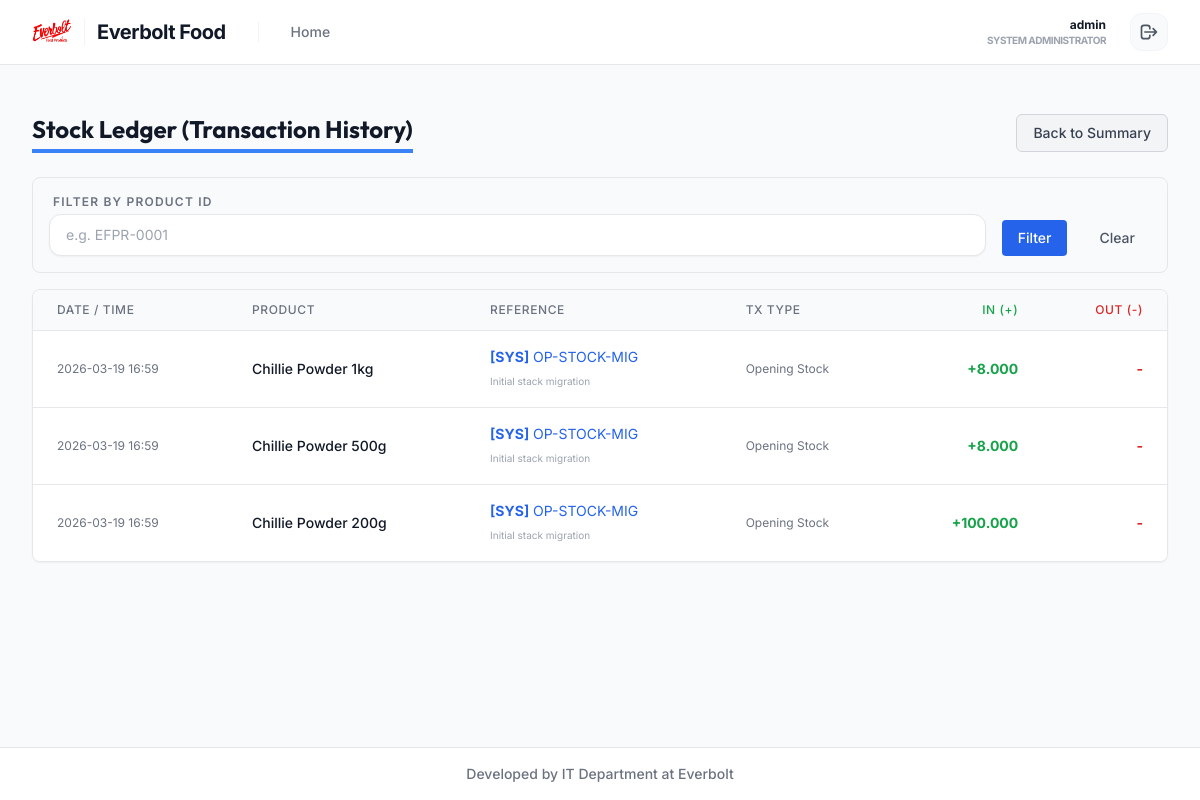
Page /inventory/stock-ledger/ (signed in) on the earlier database version.
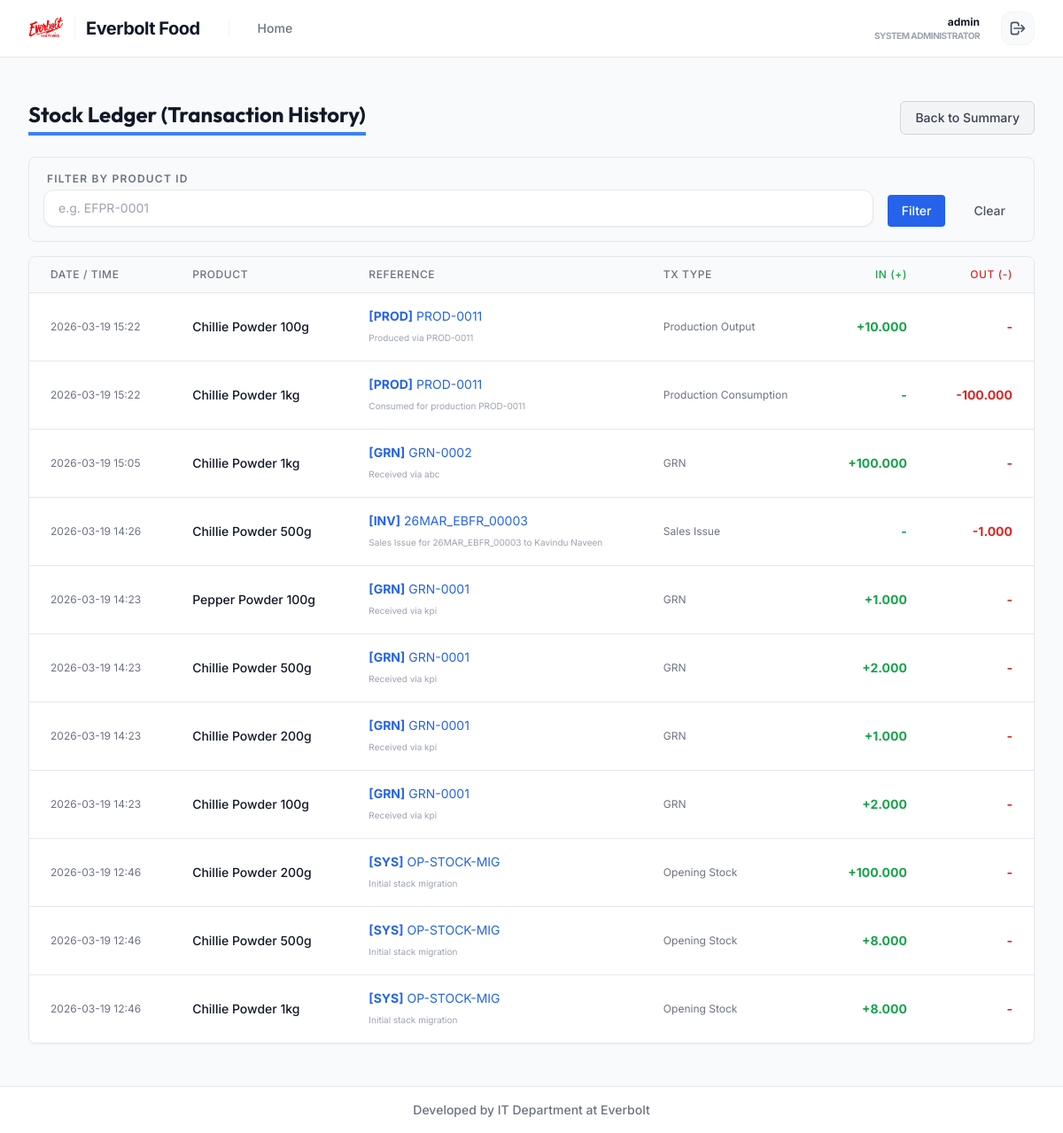
Same page on the later database version.
### users/models.py (models this page shows, shortened)
class User(AbstractUser):
    class Roles(models.TextChoices):
        ADMIN = 'ADMIN', 'Admin'
        SALES_OFFICER = 'SALES_OFFICER', 'Sales Officer'
    role = models.CharField(max_length=50, choices=Roles.choices, default=Roles.SALES_OFFICER)
    contact_number = models.CharField(max_length=20, blank=True, null=True)
    assigned_area = models.CharField(max_length=100, blank=True, null=True)

### inventory/models.py (models this page shows, shortened)
class StockLedger(models.Model):
    class TransactionTypes(models.TextChoices):
        OPENING = 'OPENING', 'Opening Stock'
        GRN = 'GRN', 'GRN'
        PROD_CONS = 'PROD_CONS', 'Production Consumption'
        PROD_OUT = 'PROD_OUT', 'Production Output'
        SALES_ISS = 'SALES_ISS', 'Sales Issue'
        SALES_RET = 'SALES_RET', 'Sales Return'
        PURC_RET = 'PURC_RET', 'Purchase Return'
        ADJ_POS = 'ADJ_POS', 'Stock Adjustment Positive'
        ADJ_NEG = 'ADJ_NEG', 'Stock Adjustment Negative'
    product = models.ForeignKey(Product, on_delete=models.CASCADE, related_name='ledger_entries')
    date = models.DateTimeField(auto_now_add=True)
    tx_type = models.CharField(max_length=20, choices=TransactionTypes.choices)
    qty_in = models.DecimalField(max_digits=12, decimal_places=3, default=0.000)
    qty_out = models.DecimalField(max_digits=12, decimal_places=3, default=0.000)
    reference_type = models.CharField(max_length=50) # e.g. 'GRN', 'PROD', 'INV', 'SYS'
    reference_id = models.IntegerField(null=True, blank=True)
    reference_number = models.CharField(max_length=100)
    remarks = models.CharField(max_length=255, blank=True, null=True)
    user = models.ForeignKey(settings.AUTH_USER_MODEL, on_delete=models.SET_NULL, null=True, blank=True)

class Product(models.Model):
    class UnitTypes(models.TextChoices):
        PCS = 'PCS', 'pcs'
        BOX = 'BOX', 'box'
        PACK = 'PACK', 'pack'
        KG = 'KG', 'kg'
        G = 'G', 'g'
        L = 'L', 'l'
        ML = 'ML', 'ml'
    class ProductTypes(models.TextChoices):
        MANUFACTURED = 'MANUFACTURED', 'Manufactured'
        REPACKED = 'REPACKED', 'Repacked'
        BLENDED = 'BLENDED', 'Blended'
        TRADING = 'TRADING', 'Trading'
        CONTRACTED = 'CONTRACTED', 'Contract Packed'
    class InventoryClasses(models.TextChoices):
        RAW = 'RAW', 'Raw Material'
        PACKAGING = 'PACKAGING', 'Packaging Material'
        FINISHED = 'FINISHED', 'Finished Good'
        SEMI_FINISHED = 'SEMI_FINISHED', 'Semi-Finished Good'
        CONSUMABLE = 'CONSUMABLE', 'Consumable'
    product_id = models.CharField(max_length=50, unique=True, blank=True)
    sku = models.CharField(max_length=50, unique=True, blank=True)
    name = models.CharField(max_length=200)
    brand = models.ForeignKey(Brand, on_delete=models.SET_NULL, null=True, blank=True)
    category = models.ForeignKey(Category, on_delete=models.SET_NULL, null=True, blank=True)
    packet_size = models.CharField(max_length=100, blank=True, null=True)
    stock_unit = models.CharField(max_length=20, choices=UnitTypes.choices, default=UnitTypes.PCS)
    selling_unit = models.CharField(max_length=20, choices=UnitTypes.choices, default=UnitTypes.PCS)
    inventory_class = models.CharField(max_length=50, choices=InventoryClasses.choices, default=InventoryClasses.FINISHED)
    product_type = models.CharField(max_length=50, choices=ProductTypes.choices, default=ProductTypes.MANUFACTURED)
    track_stock = models.BooleanField(default=True)
    allow_negative_stock = models.BooleanField(default=False)
    reorder_level = models.DecimalField(max_digits=12, decimal_places=3, default=0.000)
    selling_price = models.DecimalField(max_digits=12, decimal_places=2)
    custom_load_price = models.DecimalField(max_digits=12, decimal_places=2, null=True, blank=True)
    special_price = models.DecimalField(max_digits=12, decimal_places=2, null=True, blank=True)
    tax_rate = models.DecimalField(max_digits=5, decimal_places=2, default=18.00) # Fixed 18% generic tax
    status = models.BooleanField(default=True, help_text="True if active")
    current_stock = models.DecimalField(max_digits=12, decimal_places=3, default=0.000, help_text="Cached balance from StockLedger")

### inventory/views.py (the view)
# urls.py: path('stock-ledger/', views.StockLedgerView.as_view(), name='stock_ledger'),
class StockLedgerView(LoginRequiredMixin, ListView):
    model = StockLedger
    template_name = 'inventory/stock_ledger.html'
    context_object_name = 'entries'
    ordering = ['-date']
    def get_queryset(self):
        qs = super().get_queryset()
        product_id = self.request.GET.get('product')
        if product_id:
            qs = qs.filter(product_id=product_id)
        return qs

### inventory/templates/inventory/stock_ledger.html (shortened to what this page needs)
{% extends 'layouts/base.html' %}
{% block content %}
<div class="px-4 py-6 sm:px-0">
    <div class="flex justify-between items-center mb-6">
        <h1 class="text-2xl font-bold text-gray-900 border-b-4 border-blue-500 inline-block pb-1">Stock Ledger (Transaction History)</h1>
        <div class="flex space-x-2">
             <a href="{% url 'stock_summary' %}" class="bg-gray-100 hover:bg-gray-200 border border-gray-300 rounded-md px-4 py-2 text-gray-700 text-sm font-medium">Back to Summary</a>
        </div>
    </div>
    <div class="bg-gray-50 p-4 rounded-lg mb-4 border border-gray-200">
        <form method="get" class="flex gap-4 items-end">
            <div class="flex-grow">
                <label class="block text-xs font-semibold text-gray-500 uppercase mb-1">Filter by Product ID</label>
                <input type="text" name="product" value="{{ request.GET.product }}" placeholder="e.g. EFPR-0001" class="w-full px-3 py-2 border border-gray-300 rounded focus:ring-blue-500 focus:border-blue-500 sm:text-sm">
            </div>
            <button type="submit" class="bg-blue-600 hover:bg-blue-700 text-white px-4 py-2 rounded text-sm font-medium">Filter</button>
            <a href="{% url 'stock_ledger' %}" class="px-4 py-2 text-sm font-medium text-gray-600 hover:text-gray-900">Clear</a>
        </form>
    </div>
    <div class="bg-white shadow-sm rounded-lg border border-gray-200 overflow-hidden">
        <div class="overflow-x-auto">
            <table class="min-w-full divide-y divide-gray-200">
                <thead class="bg-gray-50">
                    <tr>
                        <th scope="col" class="px-6 py-3 text-left text-xs font-medium text-gray-500 uppercase tracking-wider">Date / Time</th>
                        <th scope="col" class="px-6 py-3 text-left text-xs font-medium text-gray-500 uppercase tracking-wider">Product</th>
                        <th scope="col" class="px-6 py-3 text-left text-xs font-medium text-gray-500 uppercase tracking-wider">Reference</th>
                        <th scope="col" class="px-6 py-3 text-left text-xs font-medium text-gray-500 uppercase tracking-wider">Tx Type</th>
                        <th scope="col" class="px-6 py-3 text-right text-xs font-medium text-gray-500 uppercase tracking-wider text-green-600">IN (+)</th>
                        <th scope="col" class="px-6 py-3 text-right text-xs font-medium text-gray-500 uppercase tracking-wider text-red-600">OUT (-)</th>
                    </tr>
                </thead>
                <tbody class="bg-white divide-y divide-gray-200">
                    {% for entry in entries %}
                    <tr class="hover:bg-gray-50 transition-colors">
                        <td class="px-6 py-4 whitespace-nowrap text-xs text-gray-500">{{ entry.date|date:"Y-m-d H:i" }}</td>
                        <td class="px-6 py-4 whitespace-nowrap text-sm font-medium text-gray-900">{{ entry.product.name }}</td>
                        <td class="px-6 py-4 whitespace-nowrap text-sm text-blue-600">
                            <span class="font-bold">[{{ entry.reference_type }}]</span> {{ entry.reference_number }}
                            {% if entry.remarks %}<div class="text-[10px] text-gray-400 mt-1">{{ entry.remarks }}</div>{% endif %}
                        </td>
                        <td class="px-6 py-4 whitespace-nowrap text-xs text-gray-500">{{ entry.get_tx_type_display }}</td>
                        <td class="px-6 py-4 whitespace-nowrap text-sm text-green-600 text-right font-bold">{% if entry.qty_in > 0 %}+{{ entry.qty_in }}{% else %}-{% endif %}</td>
                        <td class="px-6 py-4 whitespace-nowrap text-sm text-red-600 text-right font-bold">{% if entry.qty_out > 0 %}-{{ entry.qty_out }}{% else %}-{% endif %}</td>
                    </tr>
                    {% empty %}
                    <tr>
                        <td colspan="6" class="px-6 py-10 text-center text-gray-500">No ledger entries found.</td>
                    </tr>
                    {% endfor %}
                </tbody>
            </table>
        </div>
    </div>
</div>
{% endblock %}

### sales/templates/layouts/base.html (shortened to what this page needs)
{% load static %}
<!DOCTYPE html>
<html lang="en">
<head>
    <script src="https://cdn.tailwindcss.com"></script>
</head>
<body class="bg-gray-50 text-gray-900 min-h-screen flex flex-col">
    <nav class="bg-white border-b border-gray-200">
        <div class="max-w-7xl mx-auto px-4 sm:px-6 lg:px-8">
            <div class="flex items-center justify-between h-16">
                <div class="flex items-center">
                    <a href="{% url 'main_dashboard' %}" class="flex items-center group transition-all">
                        <img src="{% static 'sales/img/logo.png' %}" alt="Everbolt Logo" class="h-10 w-auto object-contain transition-transform group-hover:scale-105">
                        <span class="ml-3 font-bold text-xl tracking-tight text-gray-900 group-hover:text-red-600 transition-colors border-l border-gray-100 pl-3">Everbolt Food</span>
                    </a>
                    <div class="hidden md:ml-8 md:flex md:items-center md:space-x-4 border-l border-gray-100 pl-8">
                        <nav class="flex" aria-label="Breadcrumb">
                            <ol class="flex items-center space-x-2 text-sm font-medium text-gray-500">
                                <li>
                                    <a href="{% url 'main_dashboard' %}" class="hover:text-red-600 transition-colors">Home</a>
                                </li>
                            </ol>
                        </nav>
                    </div>
                </div>
                <div class="flex items-center space-x-6">
                    <div class="hidden sm:flex flex-col items-end">
                        <span class="text-gray-900 font-bold text-xs ring-offset-2">{{ user.get_full_name|default:user.username }}</span>
                        <span class="text-gray-400 text-[10px] font-bold uppercase tracking-tighter">System Administrator</span>
                    </div>
                    {% if user.is_authenticated %}
                        <form method="post" action="{% url 'logout' %}">
                            <button type="submit" class="bg-gray-50 hover:bg-red-50 text-gray-600 hover:text-red-700 p-2 rounded-xl transition-all border border-gray-100 hover:border-red-100">
                                <svg class="w-5 h-5" fill="none" stroke="currentColor" viewBox="0 0 24 24">
                                    <path stroke-linecap="round" stroke-linejoin="round" stroke-width="2" d="M17 16l4-4m0 0l-4-4m4 4H7m6 4v1a3 3 0 01-3 3H6a3 3 0 01-3-3V7a3 3 0 013-3h4a3 3 0 013 3v1" />
                                </svg>
                            </button>
                        </form>
                    {% endif %}
                </div>
            </div>
        </div>
    </nav>
    <main class="max-w-7xl mx-auto py-6 sm:px-6 lg:px-8 flex-grow w-full">
        {% block content %}
        {% endblock %}
    </main>
    <footer class="bg-white border-t border-gray-200 mt-auto">
        <div class="max-w-7xl mx-auto py-4 px-4 sm:px-6 lg:px-8 box-border">
            <p class="text-center text-sm text-gray-500 font-medium">Developed by IT Department at Everbolt</p>
        </div>
    </footer>
</body>
</html>

Differences in the rows shown:
added StockLedger: date "2026-03-19 15:22", product.name "Chillie Powder 100g", reference_type "PROD", reference_number "PROD-0011", remarks "Produced via PROD-0011", tx_type "Production Output", qty_in "10.000"
added StockLedger: date "2026-03-19 15:22", product.name "Chillie Powder 1kg", reference_type "PROD", reference_number "PROD-0011", remarks "Consumed for production PROD-0011", tx_type "Production Consumption", qty_out "100.000"
added StockLedger: date "2026-03-19 15:05", product.name "Chillie Powder 1kg", reference_type "GRN", reference_number "GRN-0002", remarks "Received via abc", tx_type "GRN", qty_in "100.000"
added StockLedger: date "2026-03-19 14:26", product.name "Chillie Powder 500g", reference_type "INV", reference_number "26MAR_EBFR_00003", remarks "Sales Issue for 26MAR_EBFR_00003 to Kavindu Naveen", tx_type "Sales Issue", qty_out "1.000"
added StockLedger: date "2026-03-19 14:23", product.name "Pepper Powder 100g", reference_type "GRN", reference_number "GRN-0001", remarks "Received via kpi", tx_type "GRN", qty_in "1.000"
added StockLedger: date "2026-03-19 14:23", product.name "Chillie Powder 500g", reference_type "GRN", reference_number "GRN-0001", remarks "Received via kpi", tx_type "GRN", qty_in "2.000"
added StockLedger: date "2026-03-19 14:23", product.name "Chillie Powder 200g", reference_type "GRN", reference_number "GRN-0001", remarks "Received via kpi", tx_type "GRN", qty_in "1.000"
added StockLedger: date "2026-03-19 14:23", product.name "Chillie Powder 100g", reference_type "GRN", reference_number "GRN-0001", remarks "Received via kpi", tx_type "GRN", qty_in "2.000"
shown differently, row unchanged: StockLedger (number 9 of 11 on the later page): date "2026-03-19 16:59" → "2026-03-19 12:46"; moves up the list
shown differently, row unchanged: StockLedger (number 10 of 11 on the later page): date "2026-03-19 16:59" → "2026-03-19 12:46"; moves down the list
computed for StockLedger (number 11 of 11 on the later page): date "2026-03-19 16:59" → "2026-03-19 12:46"
